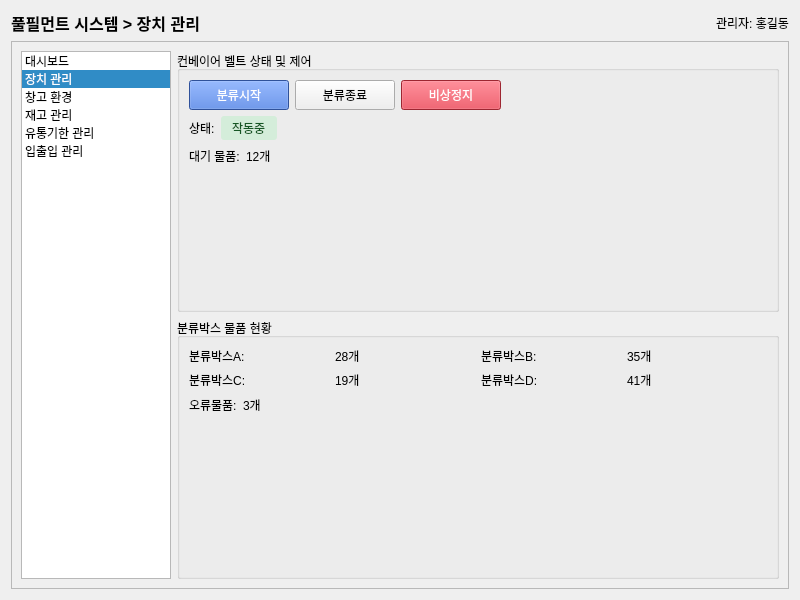
<?xml version="1.0" encoding="UTF-8"?>
<ui version="4.0">
 <class>DeviceManagement</class>
 <widget class="QWidget" name="DeviceManagement">
  <property name="geometry">
   <rect>
    <x>0</x>
    <y>0</y>
    <width>800</width>
    <height>600</height>
   </rect>
  </property>
  <property name="windowTitle">
   <string>풀필먼트 시스템 - 장치 관리</string>
  </property>
  <layout class="QVBoxLayout" name="verticalLayout">
   <item>
    <layout class="QHBoxLayout" name="headerLayout">
     <item>
      <widget class="QLabel" name="titleLabel">
       <property name="font">
        <font>
         <pointsize>12</pointsize>
         <bold>true</bold>
        </font>
       </property>
       <property name="text">
        <string>풀필먼트 시스템 > 장치 관리</string>
       </property>
      </widget>
     </item>
     <item>
      <spacer name="horizontalSpacer">
       <property name="orientation">
        <enum>Qt::Horizontal</enum>
       </property>
       <property name="sizeHint" stdset="0">
        <size>
         <width>40</width>
         <height>20</height>
        </size>
       </property>
      </spacer>
     </item>
     <item>
      <widget class="QLabel" name="adminLabel">
       <property name="text">
        <string>관리자: 홍길동</string>
       </property>
      </widget>
     </item>
    </layout>
   </item>
   <item>
    <widget class="QFrame" name="mainFrame">
     <property name="frameShape">
      <enum>QFrame::StyledPanel</enum>
     </property>
     <property name="frameShadow">
      <enum>QFrame::Raised</enum>
     </property>
     <layout class="QHBoxLayout" name="horizontalLayout">
      <item>
       <widget class="QListWidget" name="menuList">
        <property name="maximumSize">
         <size>
          <width>150</width>
          <height>16777215</height>
         </size>
        </property>
        <property name="currentRow">
         <number>1</number>
        </property>
        <item>
         <property name="text">
          <string>대시보드</string>
         </property>
        </item>
        <item>
         <property name="text">
          <string>장치 관리</string>
         </property>
        </item>
        <item>
         <property name="text">
          <string>창고 환경</string>
         </property>
        </item>
        <item>
         <property name="text">
          <string>재고 관리</string>
         </property>
        </item>
        <item>
         <property name="text">
          <string>유통기한 관리</string>
         </property>
        </item>
        <item>
         <property name="text">
          <string>입출입 관리</string>
         </property>
        </item>
       </widget>
      </item>
      <item>
       <layout class="QVBoxLayout" name="contentLayout">
        <item>
         <widget class="QGroupBox" name="conveyorControlGroup">
          <property name="title">
           <string>컨베이어 벨트 상태 및 제어</string>
          </property>
          <layout class="QVBoxLayout" name="verticalLayout_2">
           <item>
            <layout class="QHBoxLayout" name="buttonsLayout">
             <item>
              <widget class="QPushButton" name="startButton">
               <property name="minimumSize">
                <size>
                 <width>100</width>
                 <height>30</height>
                </size>
               </property>
               <property name="styleSheet">
                <string notr="true">background-color: #4272d7; color: white;</string>
               </property>
               <property name="text">
                <string>분류시작</string>
               </property>
              </widget>
             </item>
             <item>
              <widget class="QPushButton" name="stopButton">
               <property name="minimumSize">
                <size>
                 <width>100</width>
                 <height>30</height>
                </size>
               </property>
               <property name="text">
                <string>분류종료</string>
               </property>
              </widget>
             </item>
             <item>
              <widget class="QPushButton" name="emergencyButton">
               <property name="minimumSize">
                <size>
                 <width>100</width>
                 <height>30</height>
                </size>
               </property>
               <property name="styleSheet">
                <string notr="true">background-color: #dc3545; color: white;</string>
               </property>
               <property name="text">
                <string>비상정지</string>
               </property>
              </widget>
             </item>
             <item>
              <spacer name="horizontalSpacer_2">
               <property name="orientation">
                <enum>Qt::Horizontal</enum>
               </property>
               <property name="sizeHint" stdset="0">
                <size>
                 <width>40</width>
                 <height>20</height>
                </size>
               </property>
              </spacer>
             </item>
            </layout>
           </item>
           <item>
            <layout class="QHBoxLayout" name="statusLayout">
             <item>
              <widget class="QLabel" name="statusLabel">
               <property name="text">
                <string>상태:</string>
               </property>
              </widget>
             </item>
             <item>
              <widget class="QLabel" name="statusValue">
               <property name="styleSheet">
                <string notr="true">background-color: #d4edda; color: #155724; padding: 3px 8px; border-radius: 3px;</string>
               </property>
               <property name="text">
                <string>작동중</string>
               </property>
              </widget>
             </item>
             <item>
              <spacer name="horizontalSpacer_3">
               <property name="orientation">
                <enum>Qt::Horizontal</enum>
               </property>
               <property name="sizeHint" stdset="0">
                <size>
                 <width>40</width>
                 <height>20</height>
                </size>
               </property>
              </spacer>
             </item>
            </layout>
           </item>
           <item>
            <layout class="QHBoxLayout" name="waitingLayout">
             <item>
              <widget class="QLabel" name="waitingLabel">
               <property name="text">
                <string>대기 물품:</string>
               </property>
              </widget>
             </item>
             <item>
              <widget class="QLabel" name="waitingValue">
               <property name="text">
                <string>12개</string>
               </property>
              </widget>
             </item>
             <item>
              <spacer name="horizontalSpacer_4">
               <property name="orientation">
                <enum>Qt::Horizontal</enum>
               </property>
               <property name="sizeHint" stdset="0">
                <size>
                 <width>40</width>
                 <height>20</height>
                </size>
               </property>
              </spacer>
             </item>
            </layout>
           </item>
           <item>
            <spacer name="verticalSpacer">
             <property name="orientation">
              <enum>Qt::Vertical</enum>
             </property>
             <property name="sizeHint" stdset="0">
              <size>
               <width>20</width>
               <height>40</height>
              </size>
             </property>
            </spacer>
           </item>
          </layout>
         </widget>
        </item>
        <item>
         <widget class="QGroupBox" name="sortingBoxGroup">
          <property name="title">
           <string>분류박스 물품 현황</string>
          </property>
          <layout class="QVBoxLayout" name="verticalLayout_3">
           <item>
            <layout class="QGridLayout" name="boxGridLayout">
             <item row="0" column="0">
              <widget class="QLabel" name="boxALabel">
               <property name="text">
                <string>분류박스A:</string>
               </property>
              </widget>
             </item>
             <item row="0" column="1">
              <widget class="QLabel" name="boxAValue">
               <property name="text">
                <string>28개</string>
               </property>
              </widget>
             </item>
             <item row="0" column="2">
              <widget class="QLabel" name="boxBLabel">
               <property name="text">
                <string>분류박스B:</string>
               </property>
              </widget>
             </item>
             <item row="0" column="3">
              <widget class="QLabel" name="boxBValue">
               <property name="text">
                <string>35개</string>
               </property>
              </widget>
             </item>
             <item row="1" column="0">
              <widget class="QLabel" name="boxCLabel">
               <property name="text">
                <string>분류박스C:</string>
               </property>
              </widget>
             </item>
             <item row="1" column="1">
              <widget class="QLabel" name="boxCValue">
               <property name="text">
                <string>19개</string>
               </property>
              </widget>
             </item>
             <item row="1" column="2">
              <widget class="QLabel" name="boxDLabel">
               <property name="text">
                <string>분류박스D:</string>
               </property>
              </widget>
             </item>
             <item row="1" column="3">
              <widget class="QLabel" name="boxDValue">
               <property name="text">
                <string>41개</string>
               </property>
              </widget>
             </item>
            </layout>
           </item>
           <item>
            <layout class="QHBoxLayout" name="errorLayout">
             <item>
              <widget class="QLabel" name="errorItemLabel">
               <property name="text">
                <string>오류물품:</string>
               </property>
              </widget>
             </item>
             <item>
              <widget class="QLabel" name="errorItemValue">
               <property name="text">
                <string>3개</string>
               </property>
              </widget>
             </item>
             <item>
              <spacer name="horizontalSpacer_5">
               <property name="orientation">
                <enum>Qt::Horizontal</enum>
               </property>
               <property name="sizeHint" stdset="0">
                <size>
                 <width>40</width>
                 <height>20</height>
                </size>
               </property>
              </spacer>
             </item>
            </layout>
           </item>
           <item>
            <spacer name="verticalSpacer_2">
             <property name="orientation">
              <enum>Qt::Vertical</enum>
             </property>
             <property name="sizeHint" stdset="0">
              <size>
               <width>20</width>
               <height>40</height>
              </size>
             </property>
            </spacer>
           </item>
          </layout>
         </widget>
        </item>
       </layout>
      </item>
     </layout>
    </widget>
   </item>
  </layout>
 </widget>
 <resources/>
 <connections/>
</ui>
